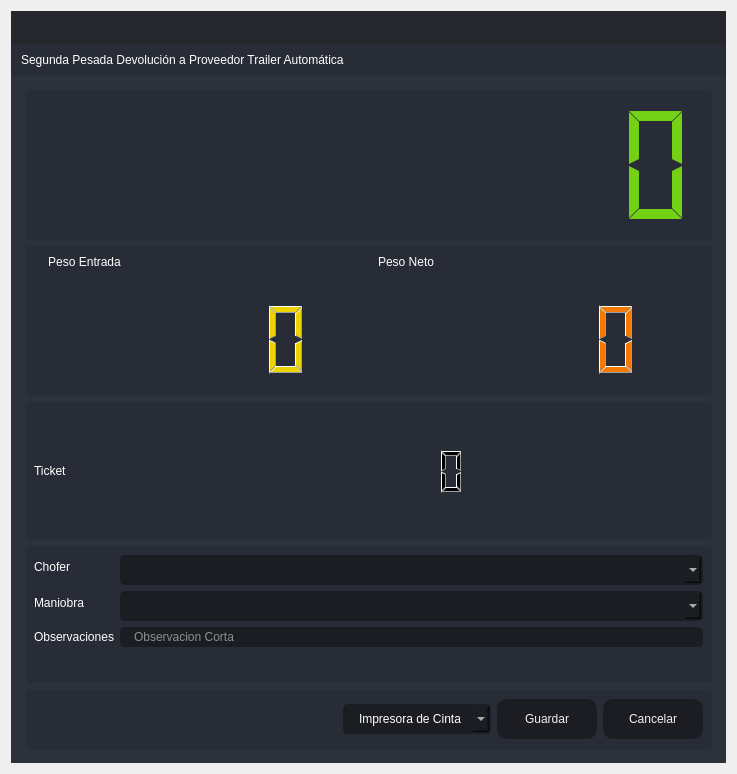
<?xml version="1.0" encoding="UTF-8"?>
<ui version="4.0">
 <class>SegundaPTA</class>
 <widget class="QDialog" name="SegundaPTA">
  <property name="windowModality">
   <enum>Qt::ApplicationModal</enum>
  </property>
  <property name="geometry">
   <rect>
    <x>0</x>
    <y>0</y>
    <width>737</width>
    <height>774</height>
   </rect>
  </property>
  <property name="minimumSize">
   <size>
    <width>737</width>
    <height>774</height>
   </size>
  </property>
  <property name="maximumSize">
   <size>
    <width>737</width>
    <height>774</height>
   </size>
  </property>
  <property name="windowTitle">
   <string>Segunda Pesada Devolución a Proveedor Trailer Automática</string>
  </property>
  <property name="windowIcon">
   <iconset resource="files.qrc">
    <normaloff>:/16x16/icons/16x16/logo.png</normaloff>:/16x16/icons/16x16/logo.png</iconset>
  </property>
  <layout class="QVBoxLayout" name="verticalLayout_6">
   <item>
    <widget class="QFrame" name="frame_main">
     <property name="styleSheet">
      <string notr="true">/* LINE EDIT */
QLineEdit {
	background-color: rgb(27, 29, 35);
	border-radius: 5px;
	border: 2px solid rgb(27, 29, 35);
	padding-left: 10px;
}
QLineEdit:hover {
	border: 2px solid rgb(64, 71, 88);
}
QLineEdit:focus {
	border: 2px solid rgb(91, 101, 124);
}

/* SCROLL BARS */
QScrollBar:horizontal {
    border: none;
    background: rgb(52, 59, 72);
    height: 14px;
    margin: 0px 21px 0 21px;
	border-radius: 0px;
}
QScrollBar::handle:horizontal {
    background: rgb(85, 170, 255);
    min-width: 25px;
	border-radius: 7px
}
QScrollBar::add-line:horizontal {
    border: none;
    background: rgb(55, 63, 77);
    width: 20px;
	border-top-right-radius: 7px;
    border-bottom-right-radius: 7px;
    subcontrol-position: right;
    subcontrol-origin: margin;
}
QScrollBar::sub-line:horizontal {
    border: none;
    background: rgb(55, 63, 77);
    width: 20px;
	border-top-left-radius: 7px;
    border-bottom-left-radius: 7px;
    subcontrol-position: left;
    subcontrol-origin: margin;
}
QScrollBar::up-arrow:horizontal, QScrollBar::down-arrow:horizontal
{
     background: none;
}
QScrollBar::add-page:horizontal, QScrollBar::sub-page:horizontal
{
     background: none;
}
 QScrollBar:vertical {
	border: none;
    background: rgb(52, 59, 72);
    width: 14px;
    margin: 21px 0 21px 0;
	border-radius: 0px;
 }
 QScrollBar::handle:vertical {	
	background: rgb(85, 170, 255);
    min-height: 25px;
	border-radius: 7px
 }
 QScrollBar::add-line:vertical {
     border: none;
    background: rgb(55, 63, 77);
     height: 20px;
	border-bottom-left-radius: 7px;
    border-bottom-right-radius: 7px;
     subcontrol-position: bottom;
     subcontrol-origin: margin;
 }
 QScrollBar::sub-line:vertical {
	border: none;
    background: rgb(55, 63, 77);
     height: 20px;
	border-top-left-radius: 7px;
    border-top-right-radius: 7px;
     subcontrol-position: top;
     subcontrol-origin: margin;
 }
 QScrollBar::up-arrow:vertical, QScrollBar::down-arrow:vertical {
     background: none;
 }

 QScrollBar::add-page:vertical, QScrollBar::sub-page:vertical {
     background: none;
 }

/* CHECKBOX */
QCheckBox::indicator {
    border: 3px solid rgb(52, 59, 72);
	width: 15px;
	height: 15px;
	border-radius: 10px;
    background: rgb(44, 49, 60);
}
QCheckBox::indicator:hover {
    border: 3px solid rgb(58, 66, 81);
}
QCheckBox::indicator:checked {
    background: 3px solid rgb(52, 59, 72);
	border: 3px solid rgb(52, 59, 72);	
	background-image: url(:/16x16/icons/16x16/cil-check-alt.png);
}

/* RADIO BUTTON */
QRadioButton::indicator {
    border: 3px solid rgb(52, 59, 72);
	width: 15px;
	height: 15px;
	border-radius: 10px;
    background: rgb(44, 49, 60);
}
QRadioButton::indicator:hover {
    border: 3px solid rgb(58, 66, 81);
}
QRadioButton::indicator:checked {
    background: 3px solid rgb(94, 106, 130);
	border: 3px solid rgb(52, 59, 72);	
}

/* COMBOBOX */
QComboBox{
	background-color: rgb(27, 29, 35);
	border-radius: 5px;
	border: 2px solid rgb(27, 29, 35);
	padding: 5px;
	padding-left: 10px;
}
QComboBox:hover{
	border: 2px solid rgb(64, 71, 88);
}
QComboBox::drop-down {
	subcontrol-origin: padding;
	subcontrol-position: top right;
	width: 25px; 
	border-left-width: 3px;
	border-left-color: rgba(39, 44, 54, 150);
	border-left-style: solid;
	border-top-right-radius: 3px;
	border-bottom-right-radius: 3px;	
	background-image: url(:/16x16/icons/16x16/cil-arrow-bottom.png);
	background-position: center;
	background-repeat: no-reperat;
 }
QComboBox QAbstractItemView {
	color: rgb(85, 170, 255);	
	background-color: rgb(27, 29, 35);
	padding: 10px;
	selection-background-color: rgb(39, 44, 54);
}

/* SLIDERS */
QSlider::groove:horizontal {
    border-radius: 9px;
    height: 18px;
	margin: 0px;
	background-color: rgb(52, 59, 72);
}
QSlider::groove:horizontal:hover {
	background-color: rgb(55, 62, 76);
}
QSlider::handle:horizontal {
    background-color: rgb(85, 170, 255);
    border: none;
    height: 18px;
    width: 18px;
    margin: 0px;
	border-radius: 9px;
}
QSlider::handle:horizontal:hover {
    background-color: rgb(105, 180, 255);
}
QSlider::handle:horizontal:pressed {
    background-color: rgb(65, 130, 195);
}

QSlider::groove:vertical {
    border-radius: 9px;
    width: 18px;
    margin: 0px;
	background-color: rgb(52, 59, 72);
}
QSlider::groove:vertical:hover {
	background-color: rgb(55, 62, 76);
}
QSlider::handle:vertical {
    background-color: rgb(85, 170, 255);
	border: none;
    height: 18px;
    width: 18px;
    margin: 0px;
	border-radius: 9px;
}
QSlider::handle:vertical:hover {
    background-color: rgb(105, 180, 255);
}
QSlider::handle:vertical:pressed {
    background-color: rgb(65, 130, 195);
}

</string>
     </property>
     <property name="frameShape">
      <enum>QFrame::NoFrame</enum>
     </property>
     <property name="frameShadow">
      <enum>QFrame::Raised</enum>
     </property>
     <layout class="QVBoxLayout" name="verticalLayout">
      <property name="spacing">
       <number>0</number>
      </property>
      <property name="leftMargin">
       <number>0</number>
      </property>
      <property name="topMargin">
       <number>0</number>
      </property>
      <property name="rightMargin">
       <number>0</number>
      </property>
      <property name="bottomMargin">
       <number>0</number>
      </property>
      <item>
       <widget class="QFrame" name="frame_top">
        <property name="minimumSize">
         <size>
          <width>0</width>
          <height>65</height>
         </size>
        </property>
        <property name="maximumSize">
         <size>
          <width>16777215</width>
          <height>65</height>
         </size>
        </property>
        <property name="styleSheet">
         <string notr="true">background-color: transparent;</string>
        </property>
        <property name="frameShape">
         <enum>QFrame::NoFrame</enum>
        </property>
        <property name="frameShadow">
         <enum>QFrame::Raised</enum>
        </property>
        <layout class="QHBoxLayout" name="horizontalLayout_3">
         <property name="spacing">
          <number>0</number>
         </property>
         <property name="leftMargin">
          <number>0</number>
         </property>
         <property name="topMargin">
          <number>0</number>
         </property>
         <property name="rightMargin">
          <number>0</number>
         </property>
         <property name="bottomMargin">
          <number>0</number>
         </property>
         <item>
          <widget class="QFrame" name="frame_toggle">
           <property name="maximumSize">
            <size>
             <width>70</width>
             <height>16777215</height>
            </size>
           </property>
           <property name="styleSheet">
            <string notr="true">background-color: rgb(27, 29, 35);</string>
           </property>
           <property name="frameShape">
            <enum>QFrame::NoFrame</enum>
           </property>
           <property name="frameShadow">
            <enum>QFrame::Raised</enum>
           </property>
           <layout class="QVBoxLayout" name="verticalLayout_3">
            <property name="spacing">
             <number>0</number>
            </property>
            <property name="leftMargin">
             <number>0</number>
            </property>
            <property name="topMargin">
             <number>0</number>
            </property>
            <property name="rightMargin">
             <number>0</number>
            </property>
            <property name="bottomMargin">
             <number>0</number>
            </property>
           </layout>
          </widget>
         </item>
         <item>
          <widget class="QFrame" name="frame_top_right">
           <property name="styleSheet">
            <string notr="true">background: transparent;</string>
           </property>
           <property name="frameShape">
            <enum>QFrame::NoFrame</enum>
           </property>
           <property name="frameShadow">
            <enum>QFrame::Raised</enum>
           </property>
           <layout class="QVBoxLayout" name="verticalLayout_2">
            <property name="spacing">
             <number>0</number>
            </property>
            <property name="leftMargin">
             <number>0</number>
            </property>
            <property name="topMargin">
             <number>0</number>
            </property>
            <property name="rightMargin">
             <number>0</number>
            </property>
            <property name="bottomMargin">
             <number>0</number>
            </property>
            <item>
             <widget class="QFrame" name="frame_top_btns">
              <property name="maximumSize">
               <size>
                <width>16777215</width>
                <height>42</height>
               </size>
              </property>
              <property name="styleSheet">
               <string notr="true">background-color: rgba(27, 29, 35, 200)</string>
              </property>
              <property name="frameShape">
               <enum>QFrame::NoFrame</enum>
              </property>
              <property name="frameShadow">
               <enum>QFrame::Raised</enum>
              </property>
              <layout class="QHBoxLayout" name="horizontalLayout_4">
               <property name="spacing">
                <number>0</number>
               </property>
               <property name="leftMargin">
                <number>0</number>
               </property>
               <property name="topMargin">
                <number>0</number>
               </property>
               <property name="rightMargin">
                <number>0</number>
               </property>
               <property name="bottomMargin">
                <number>0</number>
               </property>
               <item>
                <widget class="QFrame" name="frame_label_top_btns">
                 <property name="sizePolicy">
                  <sizepolicy hsizetype="Expanding" vsizetype="Preferred">
                   <horstretch>0</horstretch>
                   <verstretch>0</verstretch>
                  </sizepolicy>
                 </property>
                 <property name="frameShape">
                  <enum>QFrame::NoFrame</enum>
                 </property>
                 <property name="frameShadow">
                  <enum>QFrame::Raised</enum>
                 </property>
                 <layout class="QHBoxLayout" name="horizontalLayout_10">
                  <property name="spacing">
                   <number>0</number>
                  </property>
                  <property name="leftMargin">
                   <number>5</number>
                  </property>
                  <property name="topMargin">
                   <number>0</number>
                  </property>
                  <property name="rightMargin">
                   <number>10</number>
                  </property>
                  <property name="bottomMargin">
                   <number>0</number>
                  </property>
                 </layout>
                </widget>
               </item>
               <item alignment="Qt::AlignRight">
                <widget class="QFrame" name="frame_btns_right">
                 <property name="sizePolicy">
                  <sizepolicy hsizetype="Expanding" vsizetype="Preferred">
                   <horstretch>0</horstretch>
                   <verstretch>0</verstretch>
                  </sizepolicy>
                 </property>
                 <property name="maximumSize">
                  <size>
                   <width>120</width>
                   <height>16777215</height>
                  </size>
                 </property>
                 <property name="frameShape">
                  <enum>QFrame::NoFrame</enum>
                 </property>
                 <property name="frameShadow">
                  <enum>QFrame::Raised</enum>
                 </property>
                 <layout class="QHBoxLayout" name="horizontalLayout_5">
                  <property name="spacing">
                   <number>0</number>
                  </property>
                  <property name="leftMargin">
                   <number>0</number>
                  </property>
                  <property name="topMargin">
                   <number>0</number>
                  </property>
                  <property name="rightMargin">
                   <number>0</number>
                  </property>
                  <property name="bottomMargin">
                   <number>0</number>
                  </property>
                 </layout>
                </widget>
               </item>
              </layout>
             </widget>
            </item>
            <item>
             <widget class="QFrame" name="frame_top_info">
              <property name="maximumSize">
               <size>
                <width>16777215</width>
                <height>65</height>
               </size>
              </property>
              <property name="styleSheet">
               <string notr="true">background-color: rgb(39, 44, 54);</string>
              </property>
              <property name="frameShape">
               <enum>QFrame::NoFrame</enum>
              </property>
              <property name="frameShadow">
               <enum>QFrame::Raised</enum>
              </property>
              <layout class="QHBoxLayout" name="horizontalLayout_8">
               <property name="spacing">
                <number>0</number>
               </property>
               <property name="leftMargin">
                <number>10</number>
               </property>
               <property name="topMargin">
                <number>0</number>
               </property>
               <property name="rightMargin">
                <number>10</number>
               </property>
               <property name="bottomMargin">
                <number>0</number>
               </property>
               <item>
                <widget class="QLabel" name="label">
                 <property name="styleSheet">
                  <string notr="true">font: 75 16pt &quot;MS Shell Dlg 2&quot;;
color: rgb(255, 255, 255);</string>
                 </property>
                 <property name="text">
                  <string>Segunda Pesada Devolución a Proveedor Trailer Automática</string>
                 </property>
                </widget>
               </item>
              </layout>
             </widget>
            </item>
           </layout>
          </widget>
         </item>
        </layout>
       </widget>
      </item>
      <item>
       <widget class="QFrame" name="frame_center">
        <property name="sizePolicy">
         <sizepolicy hsizetype="Expanding" vsizetype="Expanding">
          <horstretch>0</horstretch>
          <verstretch>0</verstretch>
         </sizepolicy>
        </property>
        <property name="styleSheet">
         <string notr="true">background-color: rgb(40, 44, 52);</string>
        </property>
        <property name="frameShape">
         <enum>QFrame::NoFrame</enum>
        </property>
        <property name="frameShadow">
         <enum>QFrame::Raised</enum>
        </property>
        <layout class="QHBoxLayout" name="horizontalLayout_2">
         <property name="spacing">
          <number>0</number>
         </property>
         <property name="leftMargin">
          <number>0</number>
         </property>
         <property name="topMargin">
          <number>0</number>
         </property>
         <property name="rightMargin">
          <number>0</number>
         </property>
         <property name="bottomMargin">
          <number>0</number>
         </property>
         <item>
          <widget class="QFrame" name="frame_content_right">
           <property name="styleSheet">
            <string notr="true">background-color: rgb(44, 49, 60);</string>
           </property>
           <property name="frameShape">
            <enum>QFrame::NoFrame</enum>
           </property>
           <property name="frameShadow">
            <enum>QFrame::Raised</enum>
           </property>
           <layout class="QVBoxLayout" name="verticalLayout_4">
            <property name="spacing">
             <number>0</number>
            </property>
            <property name="leftMargin">
             <number>0</number>
            </property>
            <property name="topMargin">
             <number>0</number>
            </property>
            <property name="rightMargin">
             <number>0</number>
            </property>
            <property name="bottomMargin">
             <number>0</number>
            </property>
            <item>
             <widget class="QFrame" name="frame_content">
              <property name="frameShape">
               <enum>QFrame::NoFrame</enum>
              </property>
              <property name="frameShadow">
               <enum>QFrame::Raised</enum>
              </property>
              <layout class="QVBoxLayout" name="verticalLayout_9">
               <property name="spacing">
                <number>0</number>
               </property>
               <property name="leftMargin">
                <number>5</number>
               </property>
               <property name="topMargin">
                <number>5</number>
               </property>
               <property name="rightMargin">
                <number>5</number>
               </property>
               <property name="bottomMargin">
                <number>5</number>
               </property>
               <item>
                <widget class="QStackedWidget" name="stackedWidget">
                 <property name="styleSheet">
                  <string notr="true">background: transparent;</string>
                 </property>
                 <property name="currentIndex">
                  <number>0</number>
                 </property>
                 <widget class="QWidget" name="page_home">
                  <layout class="QVBoxLayout" name="verticalLayout_10">
                   <item>
                    <widget class="QFrame" name="frame_3">
                     <property name="minimumSize">
                      <size>
                       <width>0</width>
                       <height>150</height>
                      </size>
                     </property>
                     <property name="maximumSize">
                      <size>
                       <width>16777215</width>
                       <height>150</height>
                      </size>
                     </property>
                     <property name="styleSheet">
                      <string notr="true">background-color: rgb(39, 44, 54);
border-radius: 5px;</string>
                     </property>
                     <property name="frameShape">
                      <enum>QFrame::StyledPanel</enum>
                     </property>
                     <property name="frameShadow">
                      <enum>QFrame::Raised</enum>
                     </property>
                     <layout class="QVBoxLayout" name="verticalLayout_11">
                      <item>
                       <layout class="QVBoxLayout" name="verticalLayout_8">
                        <item>
                         <widget class="QLCDNumber" name="lcdNumber_7">
                          <property name="styleSheet">
                           <string notr="true">color:rgb(115, 210, 22)</string>
                          </property>
                          <property name="digitCount">
                           <number>10</number>
                          </property>
                          <property name="segmentStyle">
                           <enum>QLCDNumber::Flat</enum>
                          </property>
                         </widget>
                        </item>
                       </layout>
                      </item>
                     </layout>
                    </widget>
                   </item>
                   <item>
                    <widget class="QFrame" name="frame_4">
                     <property name="minimumSize">
                      <size>
                       <width>0</width>
                       <height>150</height>
                      </size>
                     </property>
                     <property name="maximumSize">
                      <size>
                       <width>16777215</width>
                       <height>150</height>
                      </size>
                     </property>
                     <property name="styleSheet">
                      <string notr="true">background-color: rgb(39, 44, 54);
border-radius: 5px;</string>
                     </property>
                     <property name="frameShape">
                      <enum>QFrame::StyledPanel</enum>
                     </property>
                     <property name="frameShadow">
                      <enum>QFrame::Raised</enum>
                     </property>
                     <layout class="QHBoxLayout" name="horizontalLayout_6">
                      <item>
                       <layout class="QFormLayout" name="formLayout_4">
                        <property name="sizeConstraint">
                         <enum>QLayout::SetDefaultConstraint</enum>
                        </property>
                        <property name="fieldGrowthPolicy">
                         <enum>QFormLayout::FieldsStayAtSizeHint</enum>
                        </property>
                        <property name="rowWrapPolicy">
                         <enum>QFormLayout::DontWrapRows</enum>
                        </property>
                        <property name="labelAlignment">
                         <set>Qt::AlignLeading|Qt::AlignLeft|Qt::AlignVCenter</set>
                        </property>
                        <property name="formAlignment">
                         <set>Qt::AlignHCenter|Qt::AlignTop</set>
                        </property>
                        <property name="horizontalSpacing">
                         <number>10</number>
                        </property>
                        <property name="verticalSpacing">
                         <number>30</number>
                        </property>
                        <property name="leftMargin">
                         <number>0</number>
                        </property>
                        <property name="rightMargin">
                         <number>0</number>
                        </property>
                        <item row="0" column="0">
                         <widget class="QLabel" name="label_3">
                          <property name="layoutDirection">
                           <enum>Qt::LeftToRight</enum>
                          </property>
                          <property name="styleSheet">
                           <string notr="true">color: rgb(255, 255, 255);
font: 75 12pt &quot;MS Shell Dlg 2&quot;;</string>
                          </property>
                          <property name="frameShape">
                           <enum>QFrame::NoFrame</enum>
                          </property>
                          <property name="text">
                           <string>Peso Entrada</string>
                          </property>
                          <property name="alignment">
                           <set>Qt::AlignCenter</set>
                          </property>
                         </widget>
                        </item>
                        <item row="0" column="1">
                         <widget class="QLabel" name="label_4">
                          <property name="styleSheet">
                           <string notr="true">color: rgb(255, 255, 255);
font: 75 12pt &quot;MS Shell Dlg 2&quot;;</string>
                          </property>
                          <property name="text">
                           <string>Peso Neto</string>
                          </property>
                          <property name="alignment">
                           <set>Qt::AlignCenter</set>
                          </property>
                         </widget>
                        </item>
                        <item row="1" column="0">
                         <widget class="QLCDNumber" name="lcdNumber_3">
                          <property name="minimumSize">
                           <size>
                            <width>320</width>
                            <height>80</height>
                           </size>
                          </property>
                          <property name="maximumSize">
                           <size>
                            <width>16777215</width>
                            <height>80</height>
                           </size>
                          </property>
                          <property name="styleSheet">
                           <string notr="true">color:rgb(237, 212, 0)</string>
                          </property>
                         </widget>
                        </item>
                        <item row="1" column="1">
                         <widget class="QLCDNumber" name="lcdNumber_1">
                          <property name="minimumSize">
                           <size>
                            <width>320</width>
                            <height>80</height>
                           </size>
                          </property>
                          <property name="maximumSize">
                           <size>
                            <width>320</width>
                            <height>80</height>
                           </size>
                          </property>
                          <property name="styleSheet">
                           <string notr="true">color: rgb(245, 121, 0)</string>
                          </property>
                         </widget>
                        </item>
                       </layout>
                      </item>
                     </layout>
                    </widget>
                   </item>
                   <item>
                    <widget class="QFrame" name="frame_5">
                     <property name="minimumSize">
                      <size>
                       <width>0</width>
                       <height>100</height>
                      </size>
                     </property>
                     <property name="styleSheet">
                      <string notr="true">background-color: rgb(39, 44, 54);
border-radius: 5px;</string>
                     </property>
                     <property name="frameShape">
                      <enum>QFrame::StyledPanel</enum>
                     </property>
                     <property name="frameShadow">
                      <enum>QFrame::Raised</enum>
                     </property>
                     <layout class="QHBoxLayout" name="horizontalLayout_7">
                      <item>
                       <layout class="QHBoxLayout" name="horizontalLayout">
                        <item>
                         <widget class="QLabel" name="label_5">
                          <property name="styleSheet">
                           <string notr="true">color: rgb(255, 255, 255);
font: 75 12pt &quot;MS Shell Dlg 2&quot;;</string>
                          </property>
                          <property name="text">
                           <string>Ticket</string>
                          </property>
                         </widget>
                        </item>
                        <item>
                         <widget class="QLCDNumber" name="lcdNumber_9">
                          <property name="minimumSize">
                           <size>
                            <width>600</width>
                            <height>50</height>
                           </size>
                          </property>
                          <property name="maximumSize">
                           <size>
                            <width>600</width>
                            <height>50</height>
                           </size>
                          </property>
                          <property name="layoutDirection">
                           <enum>Qt::RightToLeft</enum>
                          </property>
                          <property name="autoFillBackground">
                           <bool>false</bool>
                          </property>
                         </widget>
                        </item>
                       </layout>
                      </item>
                     </layout>
                    </widget>
                   </item>
                   <item>
                    <widget class="QFrame" name="frame">
                     <property name="styleSheet">
                      <string notr="true">background-color: rgb(39, 44, 54);
border-radius: 5px;</string>
                     </property>
                     <property name="frameShape">
                      <enum>QFrame::StyledPanel</enum>
                     </property>
                     <property name="frameShadow">
                      <enum>QFrame::Raised</enum>
                     </property>
                     <layout class="QVBoxLayout" name="verticalLayout_5">
                      <item>
                       <layout class="QVBoxLayout" name="verticalLayout_12">
                        <item>
                         <layout class="QFormLayout" name="formLayout">
                          <item row="4" column="0">
                           <widget class="Line" name="line">
                            <property name="orientation">
                             <enum>Qt::Horizontal</enum>
                            </property>
                           </widget>
                          </item>
                          <item row="0" column="0">
                           <widget class="QLabel" name="label_6">
                            <property name="styleSheet">
                             <string notr="true">color: rgb(255, 255, 255);
font: 75 12pt &quot;MS Shell Dlg 2&quot;;</string>
                            </property>
                            <property name="text">
                             <string>Chofer</string>
                            </property>
                           </widget>
                          </item>
                          <item row="0" column="1">
                           <widget class="QComboBox" name="comboBox_operador">
                            <property name="styleSheet">
                             <string notr="true">QComboBox{
	background-color: rgb(27, 29, 35);
	border-radius: 5px;
	border: 2px solid rgb(27, 29, 35);
	padding: 5px;
	padding-left: 14px;
	color: rgb(255, 255, 255);
    font: 75 12pt &quot;MS Shell Dlg 2&quot;;
}
QComboBox:hover{
	border: 2px solid rgb(64, 71, 88);
}
QComboBox QAbstractItemView {
	color: rgb(85, 170, 255);	
	background-color: rgb(27, 29, 35);
	padding: 10px;
	selection-background-color: rgb(39, 44, 54);
}</string>
                            </property>
                           </widget>
                          </item>
                          <item row="1" column="0">
                           <widget class="QLabel" name="label_8">
                            <property name="styleSheet">
                             <string notr="true">color: rgb(255, 255, 255);
font: 75 12pt &quot;MS Shell Dlg 2&quot;;</string>
                            </property>
                            <property name="text">
                             <string>Maniobra</string>
                            </property>
                           </widget>
                          </item>
                          <item row="1" column="1">
                           <widget class="QComboBox" name="comboBox_maniobra">
                            <property name="styleSheet">
                             <string notr="true">QComboBox{
	background-color: rgb(27, 29, 35);
	border-radius: 5px;
	border: 2px solid rgb(27, 29, 35);
	padding: 5px;
	padding-left: 14px;
	color: rgb(255, 255, 255);
    font: 75 12pt &quot;MS Shell Dlg 2&quot;;
}
QComboBox:hover{
	border: 2px solid rgb(64, 71, 88);
}
QComboBox QAbstractItemView {
	color: rgb(85, 170, 255);	
	background-color: rgb(27, 29, 35);
	padding: 10px;
	selection-background-color: rgb(39, 44, 54);
}</string>
                            </property>
                           </widget>
                          </item>
                          <item row="2" column="0">
                           <widget class="QLabel" name="label_7">
                            <property name="styleSheet">
                             <string notr="true">color: rgb(255, 255, 255);
font: 75 12pt &quot;MS Shell Dlg 2&quot;;</string>
                            </property>
                            <property name="text">
                             <string>Observaciones</string>
                            </property>
                           </widget>
                          </item>
                          <item row="2" column="1">
                           <widget class="QLineEdit" name="observaciones">
                            <property name="styleSheet">
                             <string notr="true">QLineEdit {
	background-color: rgb(27, 29, 35);
	border-radius: 5px;
	border: 2px solid rgb(27, 29, 35);
	padding-left: 10px;
	font: 75 12pt &quot;MS Shell Dlg 2&quot;;
	color: rgb(255, 255, 255);
}
QLineEdit:hover {
	border: 2px solid rgb(64, 71, 88);
}
QLineEdit:focus {
	border: 2px solid rgb(91, 101, 124);
}</string>
                            </property>
                            <property name="maxLength">
                             <number>125</number>
                            </property>
                            <property name="placeholderText">
                             <string>Observacion Corta</string>
                            </property>
                           </widget>
                          </item>
                         </layout>
                        </item>
                       </layout>
                      </item>
                     </layout>
                    </widget>
                   </item>
                   <item>
                    <widget class="QFrame" name="frame_2">
                     <property name="minimumSize">
                      <size>
                       <width>0</width>
                       <height>60</height>
                      </size>
                     </property>
                     <property name="maximumSize">
                      <size>
                       <width>16777215</width>
                       <height>60</height>
                      </size>
                     </property>
                     <property name="styleSheet">
                      <string notr="true">background-color: rgb(39, 44, 54);
border-radius: 5px;</string>
                     </property>
                     <property name="frameShape">
                      <enum>QFrame::StyledPanel</enum>
                     </property>
                     <property name="frameShadow">
                      <enum>QFrame::Raised</enum>
                     </property>
                     <layout class="QHBoxLayout" name="horizontalLayout_9">
                      <item>
                       <layout class="QGridLayout" name="gridLayout">
                        <item row="0" column="0">
                         <spacer name="horizontalSpacer">
                          <property name="orientation">
                           <enum>Qt::Horizontal</enum>
                          </property>
                          <property name="sizeHint" stdset="0">
                           <size>
                            <width>40</width>
                            <height>20</height>
                           </size>
                          </property>
                         </spacer>
                        </item>
                        <item row="0" column="3">
                         <widget class="QPushButton" name="btnr">
                          <property name="minimumSize">
                           <size>
                            <width>100</width>
                            <height>40</height>
                           </size>
                          </property>
                          <property name="styleSheet">
                           <string notr="true">QPushButton {
	border-color: rgb(27, 29, 35);
	font: 75 10pt &quot;MS Shell Dlg 2&quot;;
	color: rgb(240, 240, 240);
	background-color: rgb(27, 29, 35);
	border: 0px solid;
	border-radius: 10px;	
}
QPushButton:hover {
	background-color:rgb(44, 49, 60);
	border-color: rgb(27, 29, 35);
	border: 2px solid;
}</string>
                          </property>
                          <property name="text">
                           <string>Cancelar</string>
                          </property>
                         </widget>
                        </item>
                        <item row="0" column="2">
                         <widget class="QPushButton" name="btn_guardar">
                          <property name="minimumSize">
                           <size>
                            <width>100</width>
                            <height>40</height>
                           </size>
                          </property>
                          <property name="styleSheet">
                           <string notr="true">QPushButton {
	border-color: rgb(27, 29, 35);
	font: 75 10pt &quot;MS Shell Dlg 2&quot;;
	color: rgb(240, 240, 240);
	background-color: rgb(27, 29, 35);
	border: 0px solid;
	border-radius: 10px;	
}
QPushButton:hover {
	background-color:rgb(44, 49, 60);
	border-color: rgb(27, 29, 35);
	border: 2px solid;
}</string>
                          </property>
                          <property name="text">
                           <string>Guardar</string>
                          </property>
                         </widget>
                        </item>
                        <item row="0" column="1">
                         <widget class="QComboBox" name="comboBox_impresora">
                          <property name="styleSheet">
                           <string notr="true">QComboBox{
	background-color: rgb(27, 29, 35);
	border-radius: 5px;
	border: 2px solid rgb(27, 29, 35);
	padding: 5px;
	padding-left: 14px;
	color: rgb(255, 255, 255);
    font: 75 12pt &quot;MS Shell Dlg 2&quot;;
}
QComboBox:hover{
	border: 2px solid rgb(64, 71, 88);
}
QComboBox QAbstractItemView {
	color: rgb(85, 170, 255);	
	background-color: rgb(27, 29, 35);
	padding: 10px;
	selection-background-color: rgb(39, 44, 54);
}</string>
                          </property>
                          <item>
                           <property name="text">
                            <string>Impresora de Cinta</string>
                           </property>
                          </item>
                          <item>
                           <property name="text">
                            <string>Impresora Windows</string>
                           </property>
                          </item>
                         </widget>
                        </item>
                       </layout>
                      </item>
                     </layout>
                    </widget>
                   </item>
                  </layout>
                 </widget>
                </widget>
               </item>
              </layout>
             </widget>
            </item>
           </layout>
          </widget>
         </item>
        </layout>
       </widget>
      </item>
     </layout>
    </widget>
   </item>
  </layout>
 </widget>
 <resources>
  <include location="files.qrc"/>
 </resources>
 <connections/>
</ui>
